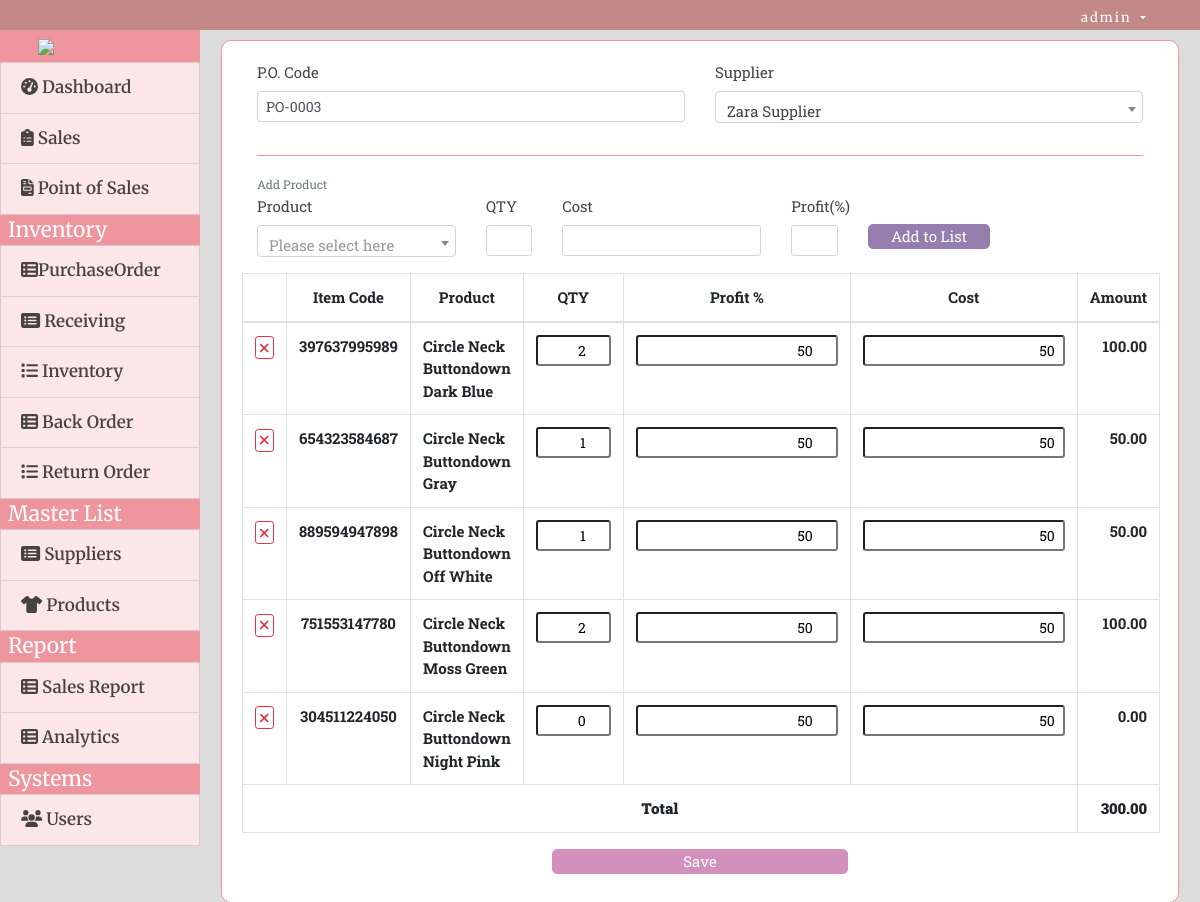
Screenshot of /index.php?page=manage_reorder&id=16 (signed in) with the database file from the repository.
### tables this page shows
CREATE TABLE `stocks` (
  `id` int(30) NOT NULL,
  `item_id` int(30) NOT NULL,
  `type` tinyint(1) NOT NULL COMMENT '1= in,2=out',
  `qty` int(30) NOT NULL,
  `price` float NOT NULL,
  `profit_perc` float NOT NULL DEFAULT 0,
  `date_created` datetime NOT NULL DEFAULT current_timestamp()
);

CREATE TABLE `items` (
  `id` int(30) NOT NULL,
  `supplier_id` int(30) DEFAULT NULL,
  `item_code` varchar(100) NOT NULL,
  `name` varchar(200) NOT NULL,
  `description` text NOT NULL,
  `size` varchar(10) NOT NULL,
  `price` float NOT NULL,
  `alert_min` int(10) NOT NULL DEFAULT 20,
  `alert_max` int(10) NOT NULL DEFAULT 100,
  `date_created` datetime NOT NULL DEFAULT current_timestamp()
);

### manage_reorder.php (the view, shortened to what this page needs)
<?php include "db_connect.php" ?>
<?php
if(isset($_GET['id'])){
	$stock = $conn->query("SELECT s.*,i.name as iname,i.item_code as code,i.id as iid FROM stocks s inner join items i on i.id = s.item_id ".(isset($inventory_ids) ? "where s.id in ($inventory_ids)":"")." ");
}
?>
<div class="col-lg-12">
	<div class="card">
		<div class="card-body">
			<div class="col-md-12">
				<form id="manage-receiving">
					<div class="row">
						<div class="form-group col-sm-6">
							<label class="control-label">P.O. Code</label>
							<input type="text" min='1' class="form-control form-control-sm " id="po_code" name="po_code" value="<?php echo isset($po_code) ? $po_code : '' ?>" required>
						</div>
						<div class="form-group col-sm-6">
							<label class="control-label">Supplier</label>
						</div>
					</div>
					<hr>
					<small class="text-muted">Add Product</small>
					<div class="row">
						<div class="form-group col-sm-3">
							<label class="control-label">Product</label>
						</div>
						<div class="form-group col-sm-1">
							<label class="control-label">QTY</label>
							<input type="number" min='1' class="form-control form-control-sm text-right" id="qty">
						</div>
						<div class="form-group col-sm-3">
							<label class="control-label">Cost</label>
							<input type="text" class="form-control form-control-sm number text-right" id="cost">
						</div>
						<div class="form-group col-sm-1">
							<label class="control-label">Profit(%)</label>
							<input type="number" min='0' class="form-control form-control-sm text-right" id="profitPerc">
						</div>
						<div class="form-group col-sm-2 d-flex">
							<button class="btn btn-sm btn-block btn-primary align-self-end mb-2" style="width:200px; border-radius:5px; background-color:#957dad; color:white; border-color:#957dad; height:25px; font-size:15px;" id="add_to_list" type="button">Add to List</button>
						</div>
						<table class="table table-bordered" id="prod-list">
							<thead>
								<tr>
									<th class="text-center" width="5%"></th>
									<th class="text-center" width="15%">Item Code</th>
									<th class="text-center" width="20%">Product</th>
									<th class="text-center" width="10%">QTY</th>
									<th class="text-center" width="10%">Profit %</th>
									<th class="text-center" width="15%">Cost</th>
									<th class="text-center" width="25%">Amount</th>
								</tr>
							</thead>
							<tbody>
								<?php
									if(isset($stock)):
									while($row=$stock->fetch_assoc()):
								?>
								<tr data-id="<?php echo $row['iid'] ?>">
									<td class="text-center">
										<button class="btn btn-sm btn-outline-danger rem_list" type="button"><i class="fa fa-times"></i></button>
									</td>
									<td class="text-center">
										<b class="item_code"><?php echo $row['code'] ?></b>
									</td>
									<td class="">
										<b class="pname"><?php echo ucwords($row['iname']) ?></b>
									</td>
									<td class="text-center">
										<input type="number" class="form-control-sm text-right" name="qty[]" value="<?php echo $row['qty'] ?>">
									</td>
									<td class="text-center">
										<input type="number" class="form-control-sm text-right" name="profit_perc[]" value="<?php echo $row['profit_perc'] ?>">
									</td>
									<td class="text-center">
										<input type="text" class="form-control-sm number text-right" name="cost[]" value="<?php echo number_format($row['price']) ?>">
									</td>
									<td class="text-right">
										<b class="amount text-right"></b>
									</td>
								</tr>
								<?php endwhile; ?>
								<?php endif; ?>
							</tbody>
							<tfoot>
								<tr>
									<th class="text-center" colspan="6"><b>Total</b></th>
									<th class="text-right">
										<b class="tamount" id="total_amount">0.00</b>
									</th>
								</tr>
							</tfoot>
						</table>
					<div class="col-md-12 text-center">
						<button class="btn btn-sm btn-primary col-sm-4"  style="width:300px; border-radius:5px; background-color:#D291BC; border-color:#d291bc; color:white; height:25px; font-size:15px;">Save</button>
					</div>
				</form>
			</div>
		</div>
	</div>
</div>

### assets/css/style.css (style rules this page uses)
body { font-family: "Open Sans", sans-serif; color: #444444; width: 100%; height: calc(100%); font-size: 12px; }
.align-self-end { align-self: flex-end !important; }
.btn-sm { padding: .0001rem .2rem; }

### index.php (style rules this page uses)
body { background: #80808045; }

### manage_reorder.php (style rules this page uses)
hr { border-color:#ee959e; }
.card { border-color:#ee959e; font-family: 'Raleway', sans-serif; font-family: 'Roboto Slab', serif; border-radius:10px; font-size:15px; }
input[name="qty[]"] { width: 75px }

### rows the page displays
stocks: item.item_code "397637995989", item.name "Circle Neck Buttondown Dark Blue", qty "2", profit_perc "50", price "50"
stocks: item.item_code "654323584687", item.name "Circle Neck Buttondown Gray", qty "1", profit_perc "50", price "50"
stocks: item.item_code "889594947898", item.name "Circle Neck Buttondown Off White", qty "1", profit_perc "50", price "50"
stocks: item.item_code "751553147780", item.name "Circle Neck Buttondown Moss Green", qty "2", profit_perc "50", price "50"
stocks: item.item_code "304511224050", item.name "Circle Neck Buttondown Night Pink", qty "0", profit_perc "50", price "50"

### other values shown
$_SESSION['login_name'] "admin"
